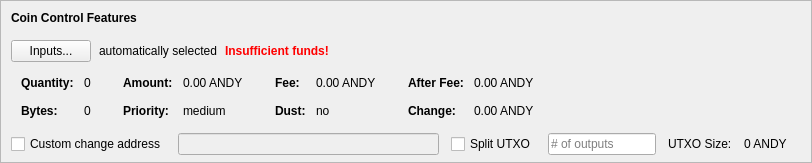
    <widget class="QFrame" name="frameCoinControl">
     <property name="sizePolicy">
      <sizepolicy hsizetype="Expanding" vsizetype="Expanding">
       <horstretch>0</horstretch>
       <verstretch>0</verstretch>
      </sizepolicy>
     </property>
     <property name="maximumSize">
      <size>
       <width>16777215</width>
       <height>16777215</height>
      </size>
     </property>
     <property name="frameShape">
      <enum>QFrame::StyledPanel</enum>
     </property>
     <property name="frameShadow">
      <enum>QFrame::Sunken</enum>
     </property>
     <layout class="QVBoxLayout" name="verticalLayoutCoinControl2">
      <property name="spacing">
       <number>0</number>
      </property>
      <property name="leftMargin">
       <number>0</number>
      </property>
      <property name="topMargin">
       <number>0</number>
      </property>
      <property name="rightMargin">
       <number>0</number>
      </property>
      <property name="bottomMargin">
       <number>6</number>
      </property>
      <item>
       <layout class="QVBoxLayout" name="verticalLayoutCoinControl" stretch="0,0,0,0,1">
        <property name="spacing">
         <number>0</number>
        </property>
        <property name="leftMargin">
         <number>10</number>
        </property>
        <property name="topMargin">
         <number>10</number>
        </property>
        <item>
         <layout class="QHBoxLayout" name="horizontalLayoutCoinControl1">
          <property name="bottomMargin">
           <number>15</number>
          </property>
          <item>
           <widget class="QLabel" name="labelCoinControlFeatures">
            <property name="sizePolicy">
             <sizepolicy hsizetype="Preferred" vsizetype="Maximum">
              <horstretch>0</horstretch>
              <verstretch>0</verstretch>
             </sizepolicy>
            </property>
            <property name="font">
             <font>
              <weight>75</weight>
              <bold>true</bold>
             </font>
            </property>
            <property name="styleSheet">
             <string notr="true">font-weight:bold;</string>
            </property>
            <property name="text">
             <string>Coin Control Features</string>
            </property>
           </widget>
          </item>
         </layout>
        </item>
        <item>
         <layout class="QHBoxLayout" name="horizontalLayoutCoinControl2" stretch="0,0,0,0">
          <property name="spacing">
           <number>8</number>
          </property>
          <property name="bottomMargin">
           <number>10</number>
          </property>
          <item>
           <widget class="QPushButton" name="pushButtonCoinControl">
            <property name="styleSheet">
             <string notr="true"/>
            </property>
            <property name="text">
             <string>Inputs...</string>
            </property>
            <property name="autoDefault">
             <bool>false</bool>
            </property>
           </widget>
          </item>
          <item>
           <widget class="QLabel" name="labelCoinControlAutomaticallySelected">
            <property name="text">
             <string>automatically selected</string>
            </property>
            <property name="margin">
             <number>5</number>
            </property>
           </widget>
          </item>
          <item>
           <widget class="QLabel" name="labelCoinControlInsuffFunds">
            <property name="font">
             <font>
              <weight>75</weight>
              <bold>true</bold>
             </font>
            </property>
            <property name="styleSheet">
             <string notr="true">color:red;font-weight:bold;</string>
            </property>
            <property name="text">
             <string>Insufficient funds!</string>
            </property>
            <property name="margin">
             <number>5</number>
            </property>
           </widget>
          </item>
          <item>
           <spacer name="horizontalSpacerCoinControl">
            <property name="orientation">
             <enum>Qt::Horizontal</enum>
            </property>
            <property name="sizeHint" stdset="0">
             <size>
              <width>40</width>
              <height>1</height>
             </size>
            </property>
           </spacer>
          </item>
         </layout>
        </item>
        <item>
         <widget class="QWidget" name="widgetCoinControl" native="true">
          <property name="sizePolicy">
           <sizepolicy hsizetype="Preferred" vsizetype="Preferred">
            <horstretch>0</horstretch>
            <verstretch>0</verstretch>
           </sizepolicy>
          </property>
          <property name="minimumSize">
           <size>
            <width>0</width>
            <height>0</height>
           </size>
          </property>
          <property name="styleSheet">
           <string notr="true"/>
          </property>
          <layout class="QHBoxLayout" name="horizontalLayoutCoinControl5">
           <property name="leftMargin">
            <number>0</number>
           </property>
           <property name="topMargin">
            <number>0</number>
           </property>
           <property name="rightMargin">
            <number>0</number>
           </property>
           <property name="bottomMargin">
            <number>0</number>
           </property>
           <item>
            <layout class="QHBoxLayout" name="horizontalLayoutCoinControl3" stretch="0,0,0,1">
             <property name="spacing">
              <number>20</number>
             </property>
             <property name="topMargin">
              <number>0</number>
             </property>
             <property name="bottomMargin">
              <number>10</number>
             </property>
             <item>
              <layout class="QFormLayout" name="formLayoutCoinControl1">
               <property name="horizontalSpacing">
                <number>10</number>
               </property>
               <property name="verticalSpacing">
                <number>14</number>
               </property>
               <property name="leftMargin">
                <number>10</number>
               </property>
               <property name="topMargin">
                <number>4</number>
               </property>
               <property name="rightMargin">
                <number>6</number>
               </property>
               <item row="0" column="0">
                <widget class="QLabel" name="labelCoinControlQuantityText">
                 <property name="font">
                  <font>
                   <weight>75</weight>
                   <bold>true</bold>
                  </font>
                 </property>
                 <property name="text">
                  <string>Quantity:</string>
                 </property>
                 <property name="margin">
                  <number>0</number>
                 </property>
                </widget>
               </item>
               <item row="0" column="1">
                <widget class="QLabel" name="labelCoinControlQuantity">
                 <property name="cursor">
                  <cursorShape>IBeamCursor</cursorShape>
                 </property>
                 <property name="contextMenuPolicy">
                  <enum>Qt::ActionsContextMenu</enum>
                 </property>
                 <property name="text">
                  <string notr="true">0</string>
                 </property>
                 <property name="margin">
                  <number>0</number>
                 </property>
                 <property name="textInteractionFlags">
                  <set>Qt::LinksAccessibleByMouse|Qt::TextSelectableByKeyboard|Qt::TextSelectableByMouse</set>
                 </property>
                </widget>
               </item>
               <item row="1" column="0">
                <widget class="QLabel" name="labelCoinControlBytesText">
                 <property name="font">
                  <font>
                   <weight>75</weight>
                   <bold>true</bold>
                  </font>
                 </property>
                 <property name="text">
                  <string>Bytes:</string>
                 </property>
                </widget>
               </item>
               <item row="1" column="1">
                <widget class="QLabel" name="labelCoinControlBytes">
                 <property name="cursor">
                  <cursorShape>IBeamCursor</cursorShape>
                 </property>
                 <property name="contextMenuPolicy">
                  <enum>Qt::ActionsContextMenu</enum>
                 </property>
                 <property name="text">
                  <string notr="true">0</string>
                 </property>
                 <property name="textInteractionFlags">
                  <set>Qt::LinksAccessibleByMouse|Qt::TextSelectableByKeyboard|Qt::TextSelectableByMouse</set>
                 </property>
                </widget>
               </item>
              </layout>
             </item>
             <item>
              <layout class="QFormLayout" name="formLayoutCoinControl2">
               <property name="horizontalSpacing">
                <number>10</number>
               </property>
               <property name="verticalSpacing">
                <number>14</number>
               </property>
               <property name="leftMargin">
                <number>6</number>
               </property>
               <property name="topMargin">
                <number>4</number>
               </property>
               <property name="rightMargin">
                <number>6</number>
               </property>
               <item row="0" column="0">
                <widget class="QLabel" name="labelCoinControlAmountText">
                 <property name="font">
                  <font>
                   <weight>75</weight>
                   <bold>true</bold>
                  </font>
                 </property>
                 <property name="text">
                  <string>Amount:</string>
                 </property>
                 <property name="margin">
                  <number>0</number>
                 </property>
                </widget>
               </item>
               <item row="0" column="1">
                <widget class="QLabel" name="labelCoinControlAmount">
                 <property name="cursor">
                  <cursorShape>IBeamCursor</cursorShape>
                 </property>
                 <property name="contextMenuPolicy">
                  <enum>Qt::ActionsContextMenu</enum>
                 </property>
                 <property name="text">
                  <string notr="true">0.00 ANDY</string>
                 </property>
                 <property name="textInteractionFlags">
                  <set>Qt::LinksAccessibleByMouse|Qt::TextSelectableByKeyboard|Qt::TextSelectableByMouse</set>
                 </property>
                </widget>
               </item>
               <item row="1" column="0">
                <widget class="QLabel" name="labelCoinControlPriorityText">
                 <property name="font">
                  <font>
                   <weight>75</weight>
                   <bold>true</bold>
                  </font>
                 </property>
                 <property name="text">
                  <string>Priority:</string>
                 </property>
                </widget>
               </item>
               <item row="1" column="1">
                <widget class="QLabel" name="labelCoinControlPriority">
                 <property name="cursor">
                  <cursorShape>IBeamCursor</cursorShape>
                 </property>
                 <property name="contextMenuPolicy">
                  <enum>Qt::ActionsContextMenu</enum>
                 </property>
                 <property name="text">
                  <string>medium</string>
                 </property>
                 <property name="textInteractionFlags">
                  <set>Qt::LinksAccessibleByMouse|Qt::TextSelectableByKeyboard|Qt::TextSelectableByMouse</set>
                 </property>
                </widget>
               </item>
              </layout>
             </item>
             <item>
              <layout class="QFormLayout" name="formLayoutCoinControl3">
               <property name="horizontalSpacing">
                <number>10</number>
               </property>
               <property name="verticalSpacing">
                <number>14</number>
               </property>
               <property name="leftMargin">
                <number>6</number>
               </property>
               <property name="topMargin">
                <number>4</number>
               </property>
               <property name="rightMargin">
                <number>6</number>
               </property>
               <item row="0" column="0">
                <widget class="QLabel" name="labelCoinControlFeeText">
                 <property name="font">
                  <font>
                   <weight>75</weight>
                   <bold>true</bold>
                  </font>
                 </property>
                 <property name="text">
                  <string>Fee:</string>
                 </property>
                 <property name="margin">
                  <number>0</number>
                 </property>
                </widget>
               </item>
               <item row="0" column="1">
                <widget class="QLabel" name="labelCoinControlFee">
                 <property name="cursor">
                  <cursorShape>IBeamCursor</cursorShape>
                 </property>
                 <property name="contextMenuPolicy">
                  <enum>Qt::ActionsContextMenu</enum>
                 </property>
                 <property name="text">
                  <string notr="true">0.00 ANDY</string>
                 </property>
                 <property name="textInteractionFlags">
                  <set>Qt::LinksAccessibleByMouse|Qt::TextSelectableByKeyboard|Qt::TextSelectableByMouse</set>
                 </property>
                </widget>
               </item>
               <item row="1" column="0">
                <widget class="QLabel" name="labelCoinControlLowOutputText">
                 <property name="font">
                  <font>
                   <weight>75</weight>
                   <bold>true</bold>
                  </font>
                 </property>
                 <property name="text">
                  <string>Dust:</string>
                 </property>
                </widget>
               </item>
               <item row="1" column="1">
                <widget class="QLabel" name="labelCoinControlLowOutput">
                 <property name="cursor">
                  <cursorShape>IBeamCursor</cursorShape>
                 </property>
                 <property name="contextMenuPolicy">
                  <enum>Qt::ActionsContextMenu</enum>
                 </property>
                 <property name="text">
                  <string>no</string>
                 </property>
                 <property name="textInteractionFlags">
                  <set>Qt::LinksAccessibleByMouse|Qt::TextSelectableByKeyboard|Qt::TextSelectableByMouse</set>
                 </property>
                </widget>
               </item>
              </layout>
             </item>
             <item>
              <layout class="QFormLayout" name="formLayoutCoinControl4">
               <property name="horizontalSpacing">
                <number>10</number>
               </property>
               <property name="verticalSpacing">
                <number>14</number>
               </property>
               <property name="leftMargin">
                <number>6</number>
               </property>
               <property name="topMargin">
                <number>4</number>
               </property>
               <property name="rightMargin">
                <number>6</number>
               </property>
               <item row="0" column="0">
                <widget class="QLabel" name="labelCoinControlAfterFeeText">
                 <property name="font">
                  <font>
                   <weight>75</weight>
                   <bold>true</bold>
                  </font>
                 </property>
                 <property name="text">
                  <string>After Fee:</string>
                 </property>
                 <property name="margin">
                  <number>0</number>
                 </property>
                </widget>
               </item>
               <item row="0" column="1">
                <widget class="QLabel" name="labelCoinControlAfterFee">
                 <property name="cursor">
                  <cursorShape>IBeamCursor</cursorShape>
                 </property>
                 <property name="contextMenuPolicy">
                  <enum>Qt::ActionsContextMenu</enum>
                 </property>
                 <property name="text">
                  <string notr="true">0.00 ANDY</string>
                 </property>
                 <property name="textInteractionFlags">
                  <set>Qt::LinksAccessibleByMouse|Qt::TextSelectableByKeyboard|Qt::TextSelectableByMouse</set>
                 </property>
                </widget>
               </item>
               <item row="1" column="0">
                <widget class="QLabel" name="labelCoinControlChangeText">
                 <property name="font">
                  <font>
                   <weight>75</weight>
                   <bold>true</bold>
                  </font>
                 </property>
                 <property name="text">
                  <string>Change:</string>
                 </property>
                </widget>
               </item>
               <item row="1" column="1">
                <widget class="QLabel" name="labelCoinControlChange">
                 <property name="cursor">
                  <cursorShape>IBeamCursor</cursorShape>
                 </property>
                 <property name="contextMenuPolicy">
                  <enum>Qt::ActionsContextMenu</enum>
                 </property>
                 <property name="text">
                  <string notr="true">0.00 ANDY</string>
                 </property>
                 <property name="textInteractionFlags">
                  <set>Qt::LinksAccessibleByMouse|Qt::TextSelectableByKeyboard|Qt::TextSelectableByMouse</set>
                 </property>
                </widget>
               </item>
              </layout>
             </item>
            </layout>
           </item>
          </layout>
         </widget>
        </item>
        <item>
         <layout class="QHBoxLayout" name="horizontalLayoutCoinControl4" stretch="0,0,0,0,0,0,0">
          <property name="spacing">
           <number>12</number>
          </property>
          <property name="sizeConstraint">
           <enum>QLayout::SetDefaultConstraint</enum>
          </property>
          <property name="topMargin">
           <number>5</number>
          </property>
          <property name="rightMargin">
           <number>5</number>
          </property>
          <item>
           <widget class="QCheckBox" name="checkBoxCoinControlChange">
            <property name="toolTip">
             <string>If this is activated, but the change address is empty or invalid, change will be sent to a newly generated address.</string>
            </property>
            <property name="text">
             <string>Custom change address</string>
            </property>
           </widget>
          </item>
          <item>
           <widget class="QValidatedLineEdit" name="lineEditCoinControlChange">
            <property name="enabled">
             <bool>false</bool>
            </property>
            <property name="sizePolicy">
             <sizepolicy hsizetype="Expanding" vsizetype="Fixed">
              <horstretch>0</horstretch>
              <verstretch>0</verstretch>
             </sizepolicy>
            </property>
           </widget>
          </item>
          <item>
           <widget class="QCheckBox" name="splitBlockCheckBox">
            <property name="text">
             <string>Split UTXO</string>
            </property>
           </widget>
          </item>
          <item>
           <widget class="QLineEdit" name="splitBlockLineEdit">
            <property name="sizePolicy">
             <sizepolicy hsizetype="Fixed" vsizetype="Fixed">
              <horstretch>50</horstretch>
              <verstretch>0</verstretch>
             </sizepolicy>
            </property>
            <property name="placeholderText">
             <string># of outputs</string>
            </property>
           </widget>
          </item>
          <item>
           <widget class="QLabel" name="labelBlockSizeText">
            <property name="text">
             <string>UTXO Size:</string>
            </property>
           </widget>
          </item>
          <item>
           <widget class="QLabel" name="labelBlockSize">
            <property name="text">
             <string>0 ANDY</string>
            </property>
           </widget>
          </item>
          <item>
           <widget class="QLabel" name="labelCoinControlChangeLabel">
            <property name="sizePolicy">
             <sizepolicy hsizetype="Preferred" vsizetype="Expanding">
              <horstretch>0</horstretch>
              <verstretch>0</verstretch>
             </sizepolicy>
            </property>
            <property name="minimumSize">
             <size>
              <width>0</width>
              <height>0</height>
             </size>
            </property>
            <property name="text">
             <string/>
            </property>
            <property name="margin">
             <number>3</number>
            </property>
           </widget>
          </item>
         </layout>
        </item>
        <item>
         <spacer name="verticalSpacerCoinControl">
          <property name="orientation">
           <enum>Qt::Vertical</enum>
          </property>
          <property name="sizeHint" stdset="0">
           <size>
            <width>800</width>
            <height>1</height>
           </size>
          </property>
         </spacer>
        </item>
       </layout>
      </item>
     </layout>
    </widget>
